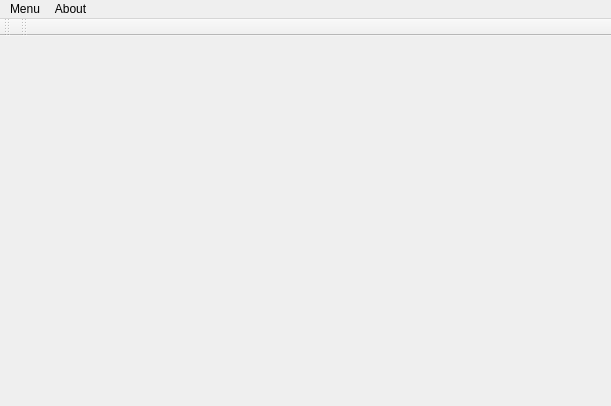
<?xml version="1.0" encoding="UTF-8"?>
<ui version="4.0">
 <class>PractiseApp</class>
 <widget class="QMainWindow" name="PractiseApp">
  <property name="geometry">
   <rect>
    <x>0</x>
    <y>0</y>
    <width>611</width>
    <height>406</height>
   </rect>
  </property>
  <property name="windowTitle">
   <string>PractiseApp</string>
  </property>
  <widget class="QWidget" name="centralWidget"/>
  <widget class="QMenuBar" name="menuBar">
   <property name="geometry">
    <rect>
     <x>0</x>
     <y>0</y>
     <width>611</width>
     <height>21</height>
    </rect>
   </property>
   <widget class="QMenu" name="menuMenu">
    <property name="title">
     <string>Menu</string>
    </property>
    <addaction name="actionOpen"/>
    <addaction name="separator"/>
    <addaction name="actionExit"/>
   </widget>
   <widget class="QMenu" name="menuAbout">
    <property name="title">
     <string>About</string>
    </property>
   </widget>
   <addaction name="menuMenu"/>
   <addaction name="menuAbout"/>
  </widget>
  <widget class="QToolBar" name="mainToolBar">
   <attribute name="toolBarArea">
    <enum>TopToolBarArea</enum>
   </attribute>
   <attribute name="toolBarBreak">
    <bool>false</bool>
   </attribute>
  </widget>
  <widget class="QToolBar" name="toolBar">
   <property name="windowTitle">
    <string>toolBar</string>
   </property>
   <attribute name="toolBarArea">
    <enum>TopToolBarArea</enum>
   </attribute>
   <attribute name="toolBarBreak">
    <bool>false</bool>
   </attribute>
  </widget>
  <action name="actionOpen">
   <property name="text">
    <string>Open</string>
   </property>
  </action>
  <action name="actionExit">
   <property name="text">
    <string>Exit</string>
   </property>
  </action>
 </widget>
 <layoutdefault spacing="6" margin="11"/>
 <resources/>
 <connections>
  <connection>
   <sender>actionExit</sender>
   <signal>activated()</signal>
   <receiver>PractiseApp</receiver>
   <slot>close()</slot>
   <hints>
    <hint type="sourcelabel">
     <x>-1</x>
     <y>-1</y>
    </hint>
    <hint type="destinationlabel">
     <x>305</x>
     <y>202</y>
    </hint>
   </hints>
  </connection>
 </connections>
</ui>
